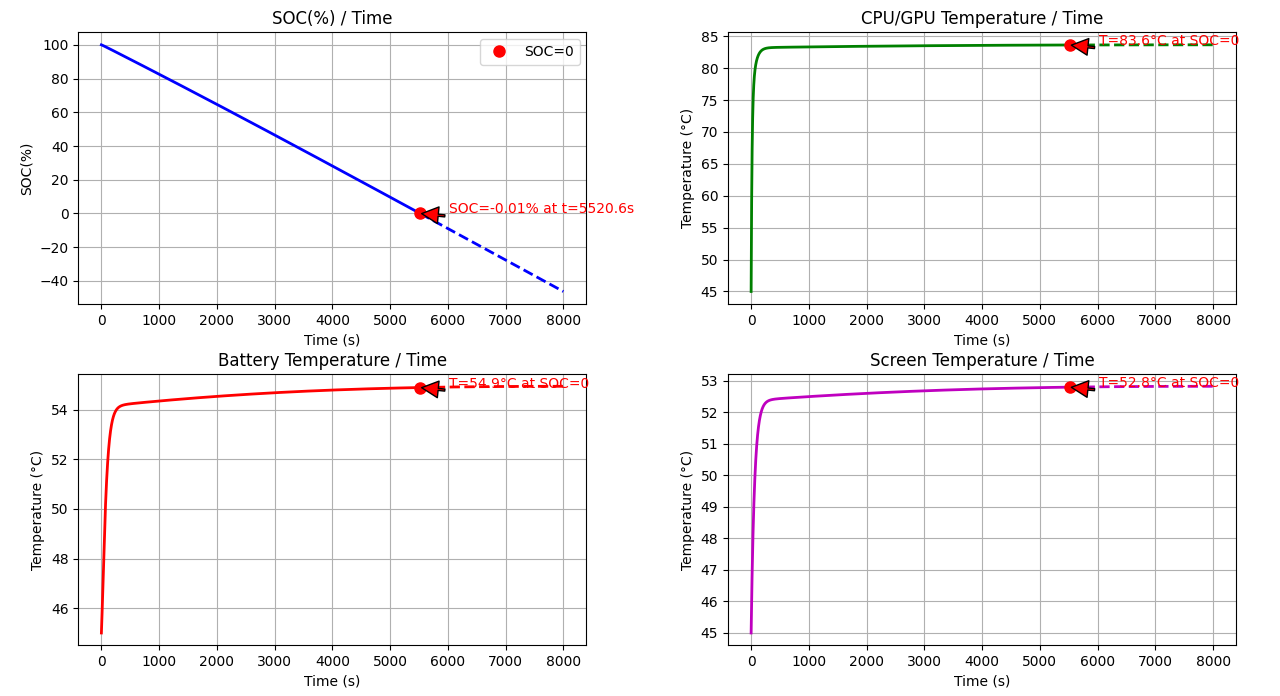

The Python source for this figure:
import random
import numpy as np
import matplotlib.pyplot as plt
from scipy import integrate as sp
import matplotlib
matplotlib.use('TkAgg')
# 科学常数
KB=1.380649e-23
epsilon_0 = 3.0401  # Li的标准电池电势
#R = 8.314  # 普适气体常数
#F = 96485.33  # 法拉第常数

# 初始化变量（这里需要您根据实际情况设置这些值）
# 热容和质量
Cl = [0, 712, 900, 700]  # J/(kg·K) - 假设值
m = [0, 0.005, 0.06, 0.12]  # kg - 假设值

# 热传导系数和面积
k = [0,2/2,5/2,0.6/2]  # W/(m*K) - 假设值    1：0.8~1.05    #考虑到了热传导不是完全传导，它只有50%传出了
A = [0, 1.2e-4, 2*0.00175, 2*74.8*158.6e-6]  # m² - 假设值
d = [0, 0.0005 , 0.005 ,0.005]  #

# 其他参数（需要您根据实际情况设置）
C = [0, 0.2550, -3740, 0.2561, -3740]  # 假设值
U = [0, 1.2, 1]  # 假设值
SOC = 1  # 初始SOC - 假设值
I = 0.5  # 电流 - 假设值
C_N = 50000  # 假设值

a_0a_R=242.3180
a_0a_G=293.6999
a_0a_B=294.0139# 辅助函数
def cm(i, j):
    return -1 * Cl[i] * m[j]


def katd(i, j, T_val, kp):
    return k[i] * A[j] * T_val / d[kp]


def f(T, t, T_0):
    """
    T: [SOC, T_cpu/gpu, T_battery, T_screen]
    t: 时间
    T_0: 环境温度
    """
    # 初始化返回数组
    a = np.zeros(4)

    # 提取温度
    T_soc, T_cpu_gpu, T_battery, T_screen = T

    E_a2 = 0.2*1.602176634e-19
    E_a1 = 0.7*1.602176634e-19
    # 这里需要您根据实际情况定义这些变量
    # 动态功耗参数（假设值）
    aerfa_1 = 0.5
    U_1 = 1.2
    mu_1 = 1
    b_1 = 1.0
    lemda_1 = 2
    aerfa_2 = 0.5
    U_2 = 1
    mu_2 = 1
    b_2 = 1.0
    lemda_2 = 5/2

    # 静态功耗（假设值）
    I_gc = 1e-7
    I_gg = 8.6e-8
    P_net = 0.2
    P_camera = 0.02
    P_microphone = 0.1
    P_speakers = 0.3

    # 计算动态功耗
    P_cpu_dynamic = aerfa_1 * (U_1 ** (2 + mu_1)) * b_1 * lemda_1
    P_gpu_dynamic = aerfa_2 * (U_2 ** (2 + mu_2)) * b_2 * lemda_2
    print(P_cpu_dynamic, P_gpu_dynamic)

    P_R=random.randint(1,255)
    P_G=random.randint(1,255)
    P_B=random.randint(1,255)
    a_R=3.3996
    a_G=7.0503
    a_B=19.5081
    Br =random.randint(0,100)
    P_R=P_B=P_G=100
    Br=75
    P_screen = (np.exp(E_a1 / (KB*T[3])) * (np.exp(-1*E_a2/(KB*T[3]))+1)) / (np.exp(E_a1/(KB*293.16)) * (1+np.exp(-1*E_a2/(KB*293.16))))
    print('p1',P_screen)
    P_screen*=(a_0a_R*P_R + a_0a_G*P_G + a_0a_B*P_B + Br*(a_R*P_R+a_G*P_G+a_B*P_B))

    P_screen*=1e-6

    #
    P_static = P_cpu_dynamic + P_gpu_dynamic + U_1 * I_gc + U_2 * I_gg + P_net + P_camera + P_microphone + P_speakers
    print('P_static',P_static)

    # AI相关参数（假设值）
    x = [0, 4.8347, -0.2437, -0.3751, -0.1628, 6.0577, 2.6921, -0.8159] #0.75C
    #x = [0, 4.2362, -0.2760, -0.6248, -0.0240, 19.0968,2.7253,  0.1822] #1.75C
    #x = [0, 3.3824, -1.0973, -0.3668,  0.7126, 23.5287,2.6668,  0.0940] #2.75C

    Fi_N = 0.5
    U_s = 3.7
    I_s = 2.0

    # 电化学反应参数（假设值）
    k_0 = 1

    a_0 = 1.0
    epsilon = 0.1
    L_0 = 0.01
    omega = 1/86400
    Fi_0 = 0.0
    L_base = 0.01
    a_ba = 1.0

    # 计算AI项
    AI = (x[1] + x[2] * T_soc + x[3] * (T_soc ** 2) + x[4] * (T_soc ** 3)) * x[5] * (np.exp(x[6] / (T_battery + x[7])))
    IIFAI = I * I * Fi_N * AI
    UI = U_s * I_s
    print('IIFAI',IIFAI)

    # 四个微分方程
    # 1. SOC变化率
    a[0] = (IIFAI + C[1] * U[1] * (np.exp(C[2] / T_cpu_gpu)) * T_cpu_gpu ** 2 + P_screen +
            C[3] * U[2] * (np.exp(C[4] / T_cpu_gpu)) * T_cpu_gpu ** 2 + P_static) / (-1 * C_N)
    #print(k_0 * (np.exp(E_a1 / (KB * T_battery))) * (1 + (np.exp(-1 * E_a2 / (KB * T_battery)))) * (a_0a_R+a_0a_G+a_0a_B + (epsilon * L_0 * np.sin(omega * t + Fi_0) + L_base) * a_ba))
    print(a[0])
    print('一坨',C[1] * U[1] * (np.exp(C[2] / T_cpu_gpu)) * T_cpu_gpu ** 2   )

    # 2. CPU/GPU温度变化率
    a[1] = (katd(1, 1, T_cpu_gpu,1) - UI - katd(1, 1, T_screen,1)) / cm(1, 1)
    print(a[1])

    # 3. 电池温度变化率
    a[2] = (katd(2, 2, T_battery,2) - IIFAI - katd(2, 2, T_screen,2)) / cm(2, 2)
    print(a[2])

    # 4. 屏幕温度变化率
    a[3] = (katd(3, 3, T_screen,3) - IIFAI - katd(3, 3, T_0,3) - UI) / cm(3, 3)
    print(a[3])
    return a

    print()


# 初始条件: [SOC, T_cpu/gpu, T_battery, T_screen]
# SOC，温度用开尔文
y0 = [1, 318, 318, 318]

# 时间点
t = np.linspace(0, 8000, 10000)

# 环境温度（293K = 20°C）


# 解微分方程
track = sp.odeint(f, y0, t, args=(318,))



# 找到SOC首次降到0的时刻
SOC_ = track[:, 0]
SOC_0id = None
for i in range(len(SOC_)):
    if SOC_[i] <= 0:
        SOC_0id = i
        break

# 绘制结果
plt.figure(figsize=(12, 8))

# 图1: SOC变化
plt.subplot(2, 2, 1)
if SOC_0id is not None:
    # 绘制SOC=0之前的实线部分
    plt.plot(t[:SOC_0id+1], track[:SOC_0id+1, 0] * 100, 'b-', linewidth=2)
    # 绘制SOC=0之后的虚线部分
    plt.plot(t[SOC_0id:], track[SOC_0id:, 0] * 100, 'b--', linewidth=2)
    # 标记SOC=0的点
    soc_value = track[SOC_0id, 0] * 100
    plt.plot(t[SOC_0id], soc_value, 'ro', markersize=8, label='SOC=0')
    # 添加文本标注
    plt.annotate(f'SOC={soc_value:.2f}% at t={t[SOC_0id]:.1f}s',
                xy=(t[SOC_0id], soc_value),
                xytext=(t[SOC_0id] + 500, 0.1),
                arrowprops=dict(facecolor='red', shrink=0.05, width=1.5),
                fontsize=10,
                color='red')
    plt.legend()
else:
    plt.plot(t, track[:, 0] * 100, 'b-', linewidth=2)

plt.title('SOC(%) / Time')
plt.xlabel('Time (s)')
plt.ylabel('SOC(%)')
plt.grid(True)

# 图2: CPU/GPU温度变化
plt.subplot(2, 2, 2)
temp_cg = track[:, 1] - 273  # 转换为摄氏度
if SOC_0id is not None:
    # 绘制SOC=0之前的实线部分
    plt.plot(t[:SOC_0id+1], temp_cg[:SOC_0id+1], 'g-', linewidth=2)
    # 绘制SOC=0之后的虚线部分
    plt.plot(t[SOC_0id:], temp_cg[SOC_0id:], 'g--', linewidth=2)
    # 标记SOC=0对应的温度点
    temp_value = temp_cg[SOC_0id]
    plt.plot(t[SOC_0id], temp_value, 'ro', markersize=8)
    # 添加文本标注
    plt.annotate(f'T={temp_value:.1f}°C at SOC=0',
                xy=(t[SOC_0id], temp_value),
                xytext=(t[SOC_0id] + 500, temp_value),
                arrowprops=dict(facecolor='red', shrink=0.05, width=1.5),
                fontsize=10,
                color='red')
else:
    plt.plot(t, temp_cg, 'g-', linewidth=2)

plt.title('CPU/GPU Temperature / Time')
plt.xlabel('Time (s)')
plt.ylabel('Temperature (°C)')
plt.grid(True)

# 图3: 电池温度变化
plt.subplot(2, 2, 3)
temp_battery = track[:, 2] - 273  # 转换为摄氏度
if SOC_0id is not None:
    # 绘制SOC=0之前的实线部分
    plt.plot(t[:SOC_0id+1], temp_battery[:SOC_0id+1], 'r-', linewidth=2)
    # 绘制SOC=0之后的虚线部分
    plt.plot(t[SOC_0id:], temp_battery[SOC_0id:], 'r--', linewidth=2)
    # 标记SOC=0对应的温度点
    temp_value = temp_battery[SOC_0id]
    plt.plot(t[SOC_0id], temp_value, 'ro', markersize=8)
    # 添加文本标注
    plt.annotate(f'T={temp_value:.1f}°C at SOC=0',
                xy=(t[SOC_0id], temp_value),
                xytext=(t[SOC_0id] + 500, temp_value),
                arrowprops=dict(facecolor='red', shrink=0.05, width=1.5),
                fontsize=10,
                color='red')
else:
    plt.plot(t, temp_battery, 'r-', linewidth=2)

plt.title('Battery Temperature / Time')
plt.xlabel('Time (s)')
plt.ylabel('Temperature (°C)')
plt.grid(True)

# 图4: 屏幕温度变化
plt.subplot(2, 2, 4)
temp_screen = track[:, 3] - 273  # 转换为摄氏度
if SOC_0id is not None:
    # 绘制SOC=0之前的实线部分
    plt.plot(t[:SOC_0id+1], temp_screen[:SOC_0id+1], 'm-', linewidth=2)
    # 绘制SOC=0之后的虚线部分
    plt.plot(t[SOC_0id:], temp_screen[SOC_0id:], 'm--', linewidth=2)
    # 标记SOC=0对应的温度点
    temp_value = temp_screen[SOC_0id]
    plt.plot(t[SOC_0id], temp_value, 'ro', markersize=8)
    # 添加文本标注
    plt.annotate(f'T={temp_value:.1f}°C at SOC=0',
                xy=(t[SOC_0id], temp_value),
                xytext=(t[SOC_0id] + 500, temp_value),
                arrowprops=dict(facecolor='red', shrink=0.05, width=1.5),
                fontsize=10,
                color='red')
else:
    plt.plot(t, temp_screen, 'm-', linewidth=2)

plt.title('Screen Temperature / Time')
plt.xlabel('Time (s)')
plt.ylabel('Temperature (°C)')
plt.grid(True)

plt.tight_layout()
plt.show()
